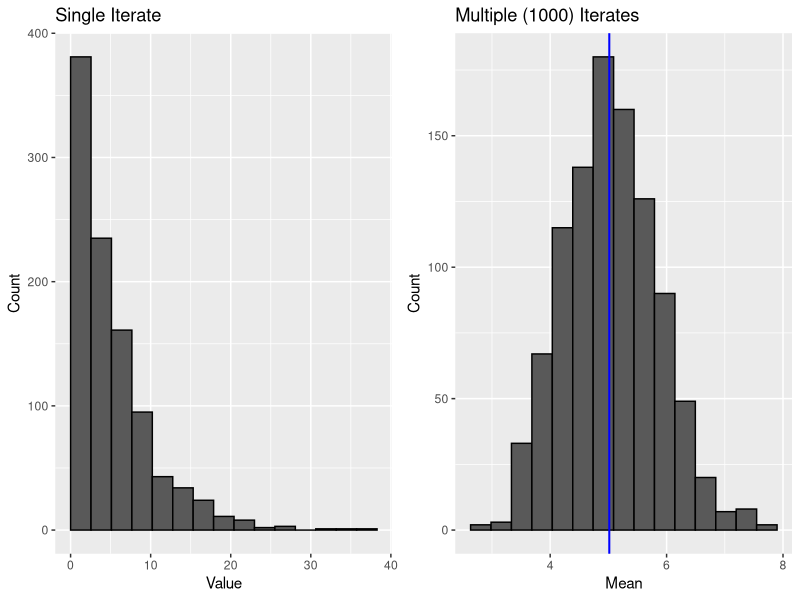
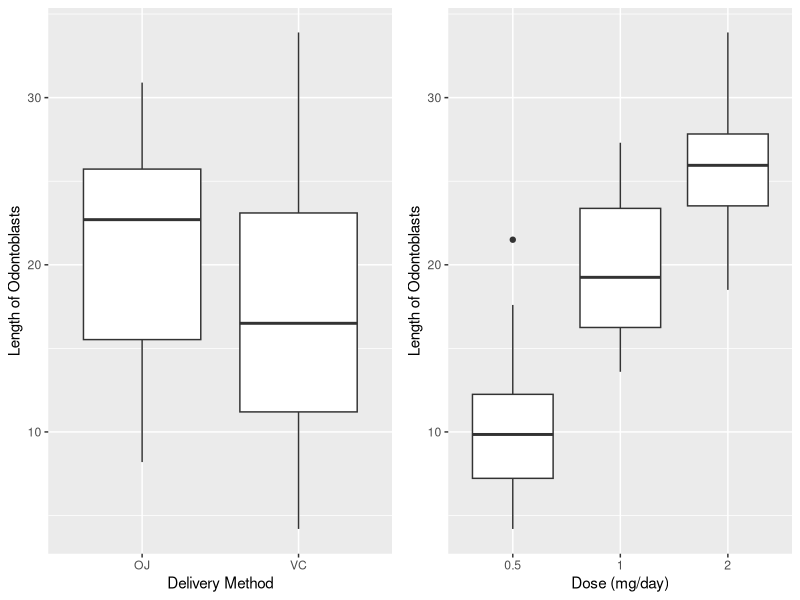

R code for these plots, in order:
## ---- chunk 1
nosim <- 1000
expo <- matrix(rexp(40 * 1000, rate = 0.2), nosim)
expoMean <- apply(expo, 1, mean)

expo_mean <- round(mean(expo), 2)
expo_var <- round(sd(expo)^2, 2)
## ---- chunk 2
library (ggplot2)
expo2 <- rexp(1000, rate = 0.2)
expodf <- data.frame(expoMean, expo2)

require(gridExtra)
g1 <- ggplot(data = expodf, aes(x = expo2)) + 
        geom_histogram(bins = 15, color = "black", boundary = 0) +
        labs(title = "Single Iterate", x = "Value", y = "Count")
g2 <- ggplot(data = expodf, aes(x = expoMean)) + 
        geom_histogram(bins = 15, color = "black") +
        geom_vline(xintercept = median(expoMean), color = "blue", size = 0.7) +
        labs(title = "Multiple (1000) Iterates", x = "Mean", y = "Count")
grid.arrange(g1, g2, ncol = 2)
## ---- chunk 3
tg <- ToothGrowth
# summary of the data
summary(tg)
# structure of the data
str(tg)
# though dosage level is numeric, we can treat as a categorial variable
tg$dose <- as.factor(tg$dose)
t1 <- qplot(data = tg, x = supp, y = len, 
            geom = "boxplot", 
            xlab = "Delivery Method",
            ylab = "Length of Odontoblasts")
t2 <- qplot(data = tg, x = dose, y = len, 
            geom = "boxplot",
            xlab = "Dose (mg/day)",
            ylab = "Length of Odontoblasts")
grid.arrange(t1, t2, ncol = 2)
## ---- chunk 4
oj <- subset(tg, supp == "OJ")
vc <- subset(tg, supp == "VC")

t.test(oj$len, vc$len)
## ---- chunk 5
# to perform the manual calculations of two sample t-test with unequal variance
# compute the approximate degree of freedom - d
oj_sd <- sd(oj$len)
vc_sd <- sd(vc$len)
oj_n <- length(oj$len)
vc_n <- length(vc$len)
d_num <- (oj_sd^2 / oj_n + vc_sd^2 / vc_n)^2
d_den <- (oj_sd^2 / oj_n)^2 / (oj_n - 1) + (vc_sd^2 / vc_n)^2 / (vc_n - 1)
d <- d_num / d_den

# determine the test statistic threshold
threshold <- round(qt(0.975, d), 3)

# compute the test statistic
oj_mean <- mean(oj$len)
vc_mean <- mean(vc$len)
t <- round((oj_mean - vc_mean) / sqrt(oj_sd^2 / oj_n + vc_sd^2 / vc_n), 3)

# here, we also calculate the 95% confidence interval of the difference 
# in length of odontoblasts by different delivery methods
ojvc_ci <- round(oj_mean - vc_mean + c(-1, 1) * 
                       qt(0.975, d) * 
                       sqrt(oj_sd^2 / oj_n + vc_sd^2 / vc_n), 3)
## ---- chunk 6
group1 <- subset(tg, dose == "0.5")
group2 <- subset(tg, dose == "1")
group3 <- subset(tg, dose == "2")
g12 <- t.test(group1$len, group2$len)$conf.int
g13 <- t.test(group1$len, group3$len)$conf.int
g23 <- t.test(group2$len, group3$len)$conf.int
matrix(c(g12, g13, g23), 
       ncol = 2, 
       dimnames = list(c("Dose 0.5 v 1.0", "Dose 0.5 v 2.0", "Dose 1.0 v 2.0"), 
       c("2.5%", "97.5%"))
       )
